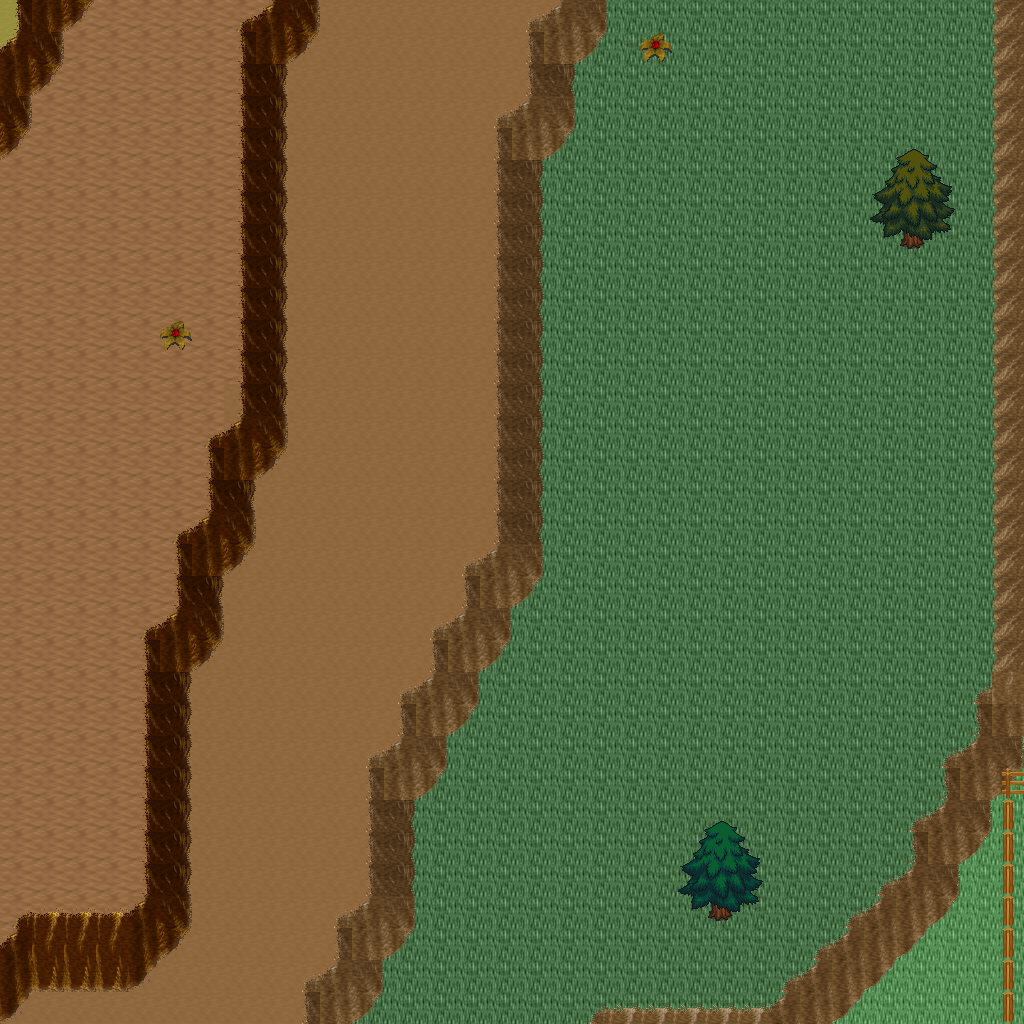

A 2D game scene composited from a Tiled map and its tileset images. What follows is a short description and the map's XML, with each tile layer's data collapsed to a summary:
An orthogonal 32x32 tile map with 32x32 px tiles, 5 tile layers (Ground, Objects, Objects2, Above, ...), 1 hidden layer not drawn, 12 tilesets.

<map version="1.10" tiledversion="1.11.0" orientation="orthogonal" renderorder="right-down" width="32" height="32" tilewidth="32" tileheight="32" infinite="0" nextlayerid="11" nextobjectid="1">
 <tileset firstgid="1" name="logic_collision" tilewidth="32" tileheight="32" tilecount="1" columns="1">
  <image source="../drawable/logic_collision.png" width="32" height="32" />
 </tileset>
 <tileset firstgid="2" name="ground_ground" tilewidth="32" tileheight="32" tilecount="33" columns="3">
  <image source="../drawable/ground_ground.png" width="96" height="352" />
 </tileset>
 <tileset firstgid="35" name="ground_ridge_earth_pale" tilewidth="32" tileheight="32" tilecount="96" columns="12">
  <image source="../drawable/ground_ridge_earth_pale.png" width="384" height="256" />
 </tileset>
 <tileset firstgid="131" name="ground_ridge_earth_dark" tilewidth="32" tileheight="32" tilecount="96" columns="12">
  <image source="../drawable/ground_ridge_earth_dark.png" width="384" height="256" />
 </tileset>
 <tileset firstgid="227" name="terrain_desert" tilewidth="32" tileheight="32" tilecount="88" columns="8">
  <image source="../drawable/terrain_desert.png" width="256" height="352" />
 </tileset>
 <tileset firstgid="315" name="ground_sand_2" tilewidth="32" tileheight="32" tilecount="15" columns="5">
  <image source="../drawable/ground_sand_2.png" width="160" height="96" />
 </tileset>
 <tileset firstgid="330" name="plant_tree_evergreen" tilewidth="32" tileheight="32" tilecount="36" columns="3">
  <image source="../drawable/plant_tree_evergreen.png" width="96" height="384" />
 </tileset>
 <tileset firstgid="366" name="plant_cactus_2" tilewidth="32" tileheight="32" tilecount="10" columns="5">
  <image source="../drawable/plant_cactus_2.png" width="160" height="64" />
 </tileset>
 <tileset firstgid="376" name="plant_cactus" tilewidth="32" tileheight="32" tilecount="2" columns="1">
  <image source="../drawable/plant_cactus.png" width="32" height="64" />
 </tileset>
 <tileset firstgid="378" name="plant_bush_various_small" tilewidth="32" tileheight="32" tilecount="9" columns="3">
  <image source="../drawable/plant_bush_various_small.png" width="96" height="96" />
 </tileset>
 <tileset firstgid="387" name="plant_tree_tree_green" tilewidth="32" tileheight="32" tilecount="88" columns="8">
  <image source="../drawable/plant_tree_tree_green.png" width="256" height="352" />
 </tileset>
 <tileset firstgid="475" name="building_fence_fence_chunky" tilewidth="32" tileheight="32" tilecount="21" columns="3">
  <image source="../drawable/building_fence_fence_chunky.png" width="96" height="224" />
 </tileset>
 <layer id="1" name="Ground" width="32" height="32">
  <data>[1024 cells, 1024 non-empty, 5 distinct tile ids]</data>
 </layer>
 <layer id="2" name="Objects" width="32" height="32">
  <data>[1024 cells, 243 non-empty, 26 distinct tile ids]</data>
 </layer>
 <layer id="3" name="Objects2" width="32" height="32">
  <data>[1024 cells, 1 non-empty, 1 distinct tile ids]</data>
 </layer>
 <layer id="4" name="Above" width="32" height="32">
  <data>[1024 cells, 20 non-empty, 20 distinct tile ids]</data>
 </layer>
 <layer id="5" name="Above2" width="32" height="32">
  <data>[1024 cells, 0 non-empty, 0 distinct tile ids]</data>
 </layer>
 <layer id="6" name="Walkable" width="32" height="32" visible="0">
  <data>[1024 cells, 139 non-empty, 1 distinct tile ids]</data>
 </layer>
 <objectgroup id="7" name="Mapevents" />
 <objectgroup id="8" name="Spawn" />
 <objectgroup id="9" name="Keys" />
 <objectgroup id="10" name="Replace" />
</map>
